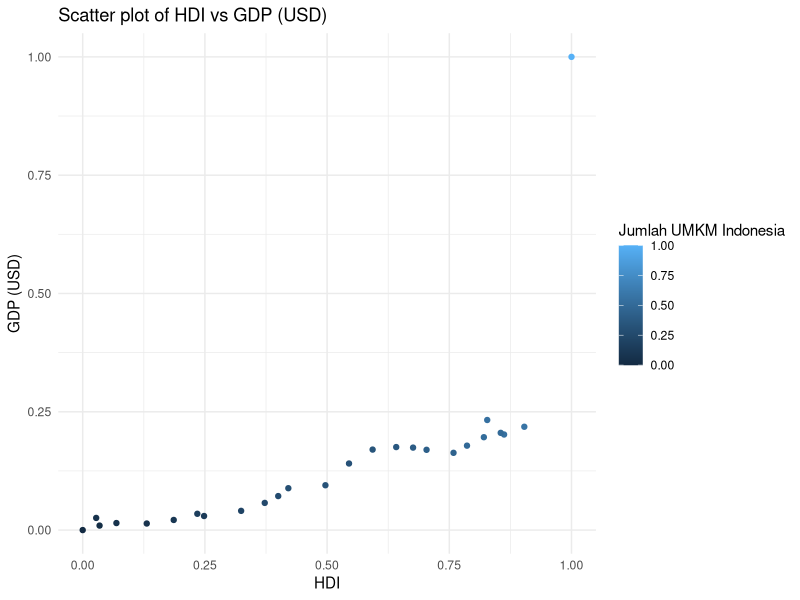
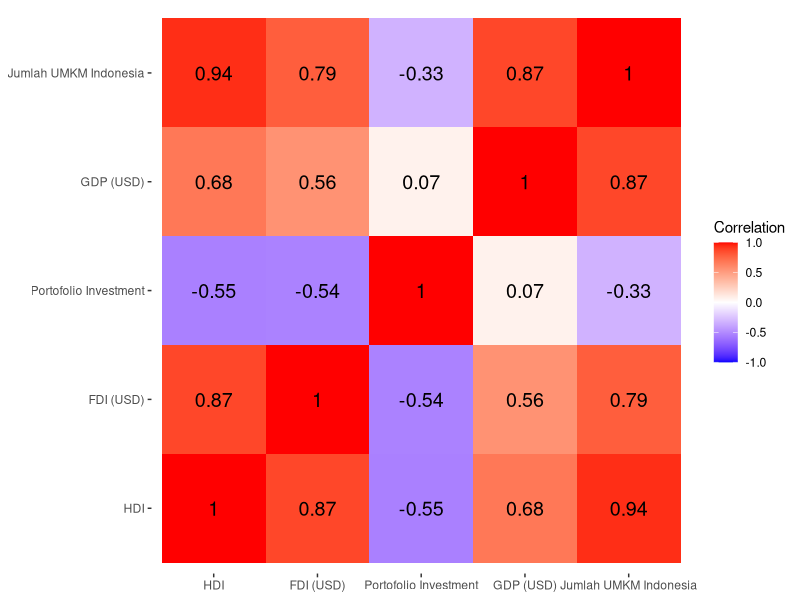
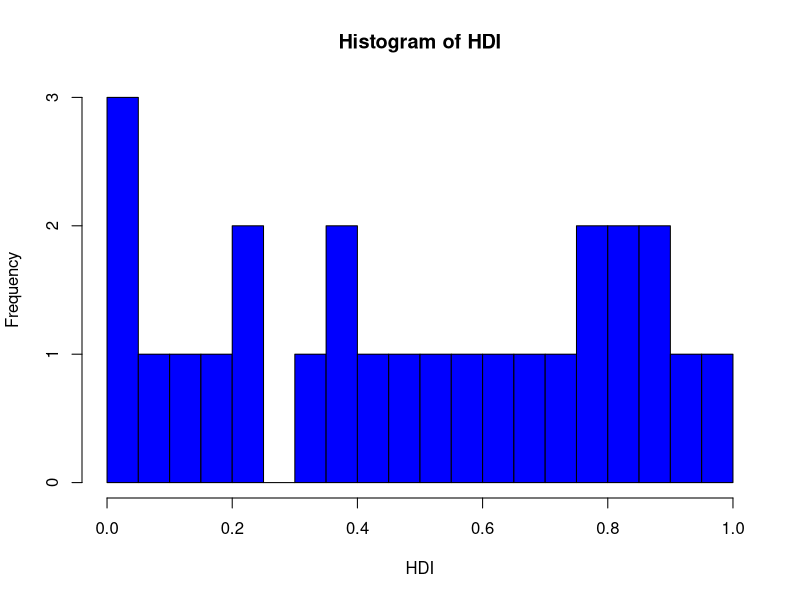
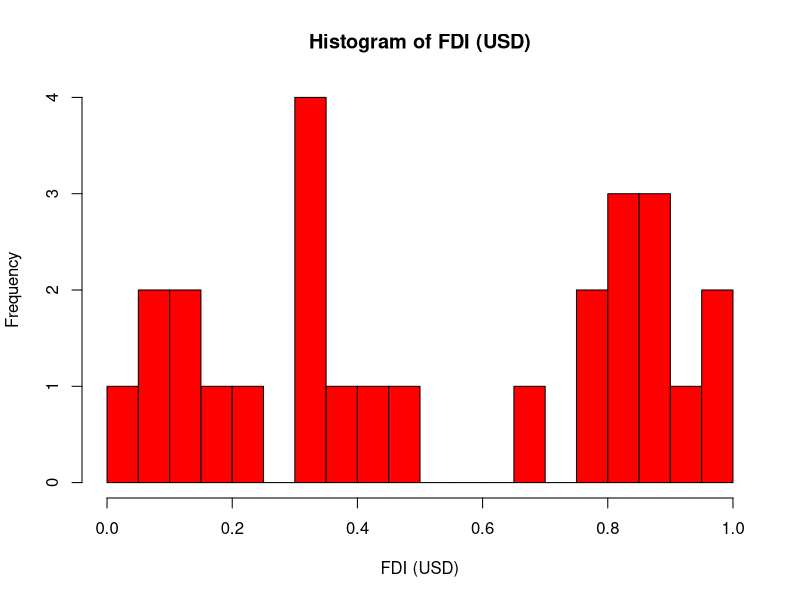
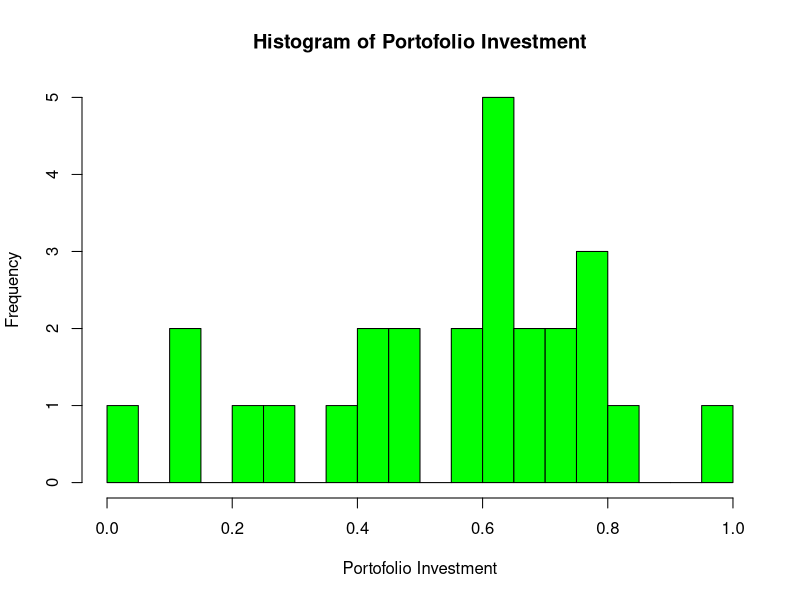
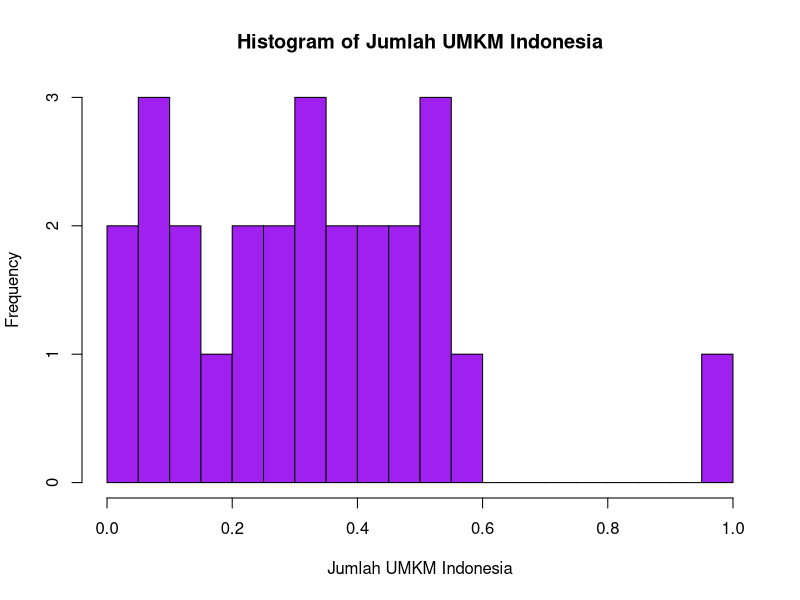
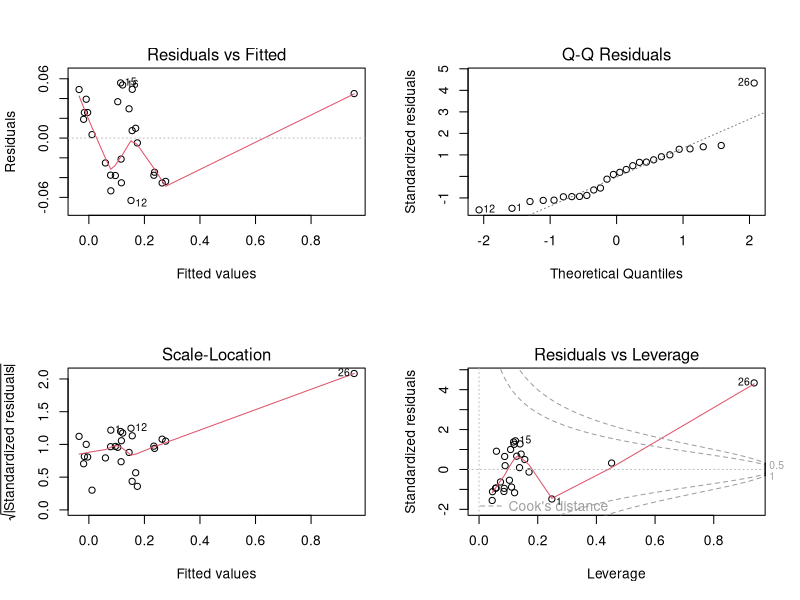
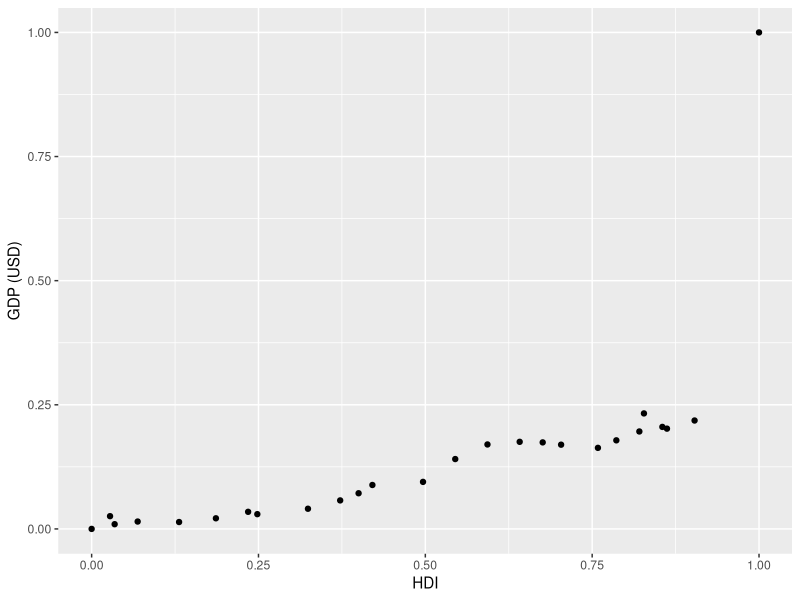

These charts were generated, in order, by the following R code:
## ---- chunk 1
knitr::opts_chunk$set(echo = TRUE)
## ---- chunk 2
library(ggplot2)
library(ggpubr)
library(corrplot)
library(reshape2)
library(readxl)
library(caret)
## ---- chunk 3
df <- read_excel("cobaini.xlsx")
head(df)
## ---- chunk 4
# Check Missing Value

missing_values <- colSums(is.na(df))
missing_values
## ---- chunk 5
# Menampilkan informasi mengenai setiap atribut values yang ada pada dataset
str(df)

# Menampilkan informasi statistika dasar dari dataset
summary(df)
## ---- chunk 6
# Menempatkan kolom numerik dalam satu frame 
numerical_columns <- c('HDI', 'FDI (USD)', 'Portofolio Investment', 'GDP (USD)', 'Jumlah UMKM Indonesia')

# Buat objek scaler MinMax
scaler <- preProcess(df[, numerical_columns], method = c("range"))

# Normalisasi kolom numerik yang diidentifikasi
df[, numerical_columns] <- predict(scaler, df[, numerical_columns])

# Tampilkan dataset yang telah dinormalisasi
head(df)
## ---- chunk 7
# Menggunakan dataset

ggplot(df, aes(x = HDI, y = `GDP (USD)`, color = `Jumlah UMKM Indonesia`)) +
  geom_point() +
  labs(title = 'Scatter plot of HDI vs GDP (USD)') +
  theme_minimal()

# Heat Map
  # Create Corr
num_df <- subset(df, select = -c(Years, Tahun))
cor_mat <- round(cor(num_df), 2)

  # Melt the data frame
melted_cormat <- melt(cor_mat)

  #create correlation heatmap
ggplot(data = melted_cormat, aes(x=Var1, y=Var2, fill=value)) + 
  geom_tile() +
  geom_text(aes(Var2, Var1, label = value), size = 5) +
  scale_fill_gradient2(low = "blue", high = "red",
                       limit = c(-1,1), name="Correlation") +
  theme(axis.title.x = element_blank(),
        axis.title.y = element_blank(),
        panel.background = element_blank())


categorical_features = c('HDI', 'FDI (USD)', 'Portofolio Investment','Jumlah UMKM Indonesia')
for (feature in categorical_features) {
  ggplot(df, aes(x = df[[feature]], y = `GDP (USD)`, color = df[[feature]])) +
    geom_boxplot() +
    labs(title = paste('Box plot of GDP (USD) vs', feature)) +
    theme_minimal()
}


hist(df$HDI, breaks = 30, col = 'blue', main = 'Histogram of HDI', xlab = "HDI")
hist(df$`FDI (USD)`, breaks = 30, col = 'red', main = 'Histogram of FDI (USD)', xlab = 'FDI (USD)')
hist(df$`Portofolio Investment`, breaks = 30, col = 'green', main = 'Histogram of Portofolio Investment', xlab = 'Portofolio Investment')
hist(df$`Jumlah UMKM Indonesia`, breaks = 30, col = 'purple', main = 'Histogram of Jumlah UMKM Indonesia', xlab = 'Jumlah UMKM Indonesia')

## ---- chunk 8
# Subset the data frame to remove unnecessary columns
new_df <- subset(df, select = -c(Years, Tahun))

GDP.lm <- lm(`GDP (USD)` ~ HDI + `FDI (USD)` + `Jumlah UMKM Indonesia`, data = new_df)

summary(GDP.lm)

par(mfrow=c(2,2))
plot(GDP.lm)
par(mfrow=c(1,1))

plotting.data<-expand.grid(
  HDI = seq(min(df$HDI), max(df$HDI), length.out=30),
  `FDI (USD)` = seq(min(df$`FDI (USD)`), max(df$`FDI (USD)`), length.out=30),
  `Portofolio Investment` = seq(min(df$`Portofolio Investment`), max(df$`Portofolio Investment`), length.out=30),
  `Jumlah UMKM Indonesia` = seq(min(df$`Jumlah UMKM Indonesia`), max(df$`Jumlah UMKM Indonesia`), length.out=30))

plotting.data$predicted.y <- predict.lm(GDP.lm, newdata=plotting.data)

original_plot <- ggplot(new_df, aes(x=HDI, y=`GDP (USD)`)) +
  geom_point()

original_plot

ggplot(plotting.data, aes(x=HDI, y=predicted.y, color=`Jumlah UMKM Indonesia`)) + geom_point(data=plotting.data, size=1.25)

head(plotting.data)
